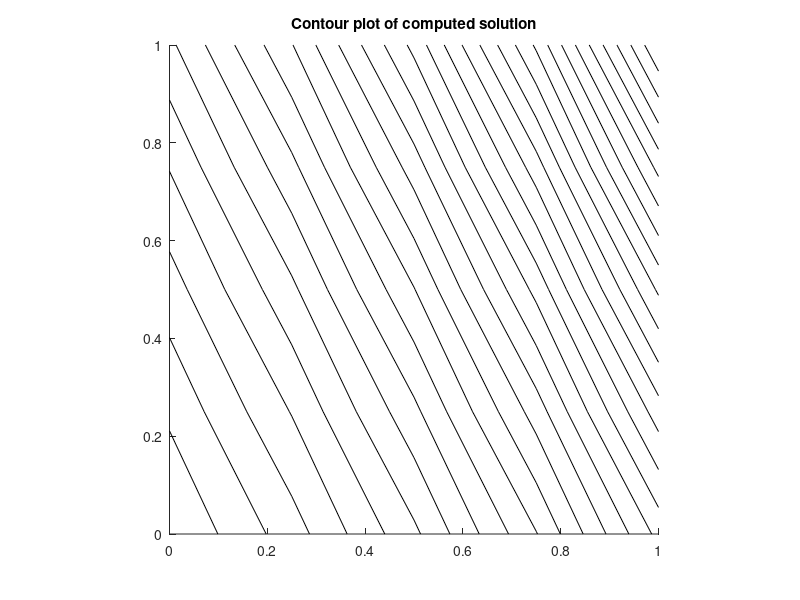

Write the MATLAB code that produced this figure.

% poisson2.m  -- solve the Poisson problem u_{xx} + u_{yy} = f(x,y)
% on [a,b] x [a,b].  
% 
% The 5-point Laplacian is used at interior grid points.
% This system of equations is then solved using backslash.
% 
% From  http://www.amath.washington.edu/~rjl/fdmbook/chapter3  (2007)
clear all; close all;

a = 0; 
b = 1; 
m = 3; %m+1= 4, 8, 16, 32
h = (b-a)/(m+1)
x = linspace(a,b,m+2);   % grid points x including boundaries
y = linspace(a,b,m+2);   % grid points y including boundaries


[X,Y] = meshgrid(x,y);      % 2d arrays of x,y values
X = X';                     % transpose so that X(i,j),Y(i,j) are
Y = Y';                     % coordinates of (i,j) point

Iint = 2:m+1;              % indices of interior points in x
Jint = 2:m+1;              % indices of interior points in y
Xint = X(Iint,Jint);       % interior points
Yint = Y(Iint,Jint);

f = @(x,y) 1.25*exp(x+y/2);         % f(x,y) function

rhs = f(Xint,Yint);        % evaluate f at interior points for right hand side
                           % rhs is modified below for boundary conditions.

utrue = exp(X+Y/2);        % true solution for test problem

% set boundary conditions around edges of usoln array:

usoln = utrue;              % use true solution for this test problem
                            % This sets full array, but only boundary values
                            % are used below.  For a problem where utrue
                            % is not known, would have to set each edge of
                            % usoln to the desired Dirichlet boundary values.


% adjust the rhs to include boundary terms:
rhs(:,1) = rhs(:,1) - usoln(Iint,1)/h^2;
rhs(:,m) = rhs(:,m) - usoln(Iint,m+2)/h^2;
rhs(1,:) = rhs(1,:) - usoln(1,Jint)/h^2;
rhs(m,:) = rhs(m,:) - usoln(m+2,Jint)/h^2;


% convert the 2d grid function rhs into a column vector for rhs of system:
F = reshape(rhs,m*m,1);

% form matrix A:
I = speye(m);
e = ones(m,1);
T = spdiags([e -4*e e],[-1 0 1],m,m);
S = spdiags([e e],[-1 1],m,m);
A = (kron(I,T) + kron(S,I)) / h^2;
A= -1* A;


% Solve the linear system:
% uvec = A\F;  % backstash
x0 =ones(m^2,1);
[uvec,flag,relres,iter]  = pcg(A,F,[],100,[],[],x0)
uvec = -1* uvec



% reshape vector solution uvec as a grid function and 
% insert this interior solution into usoln for plotting purposes:
% (recall boundary conditions in usoln are already set) 

usoln(Iint,Jint) = reshape(uvec,m,m);

% assuming true solution is known and stored in utrue:
diff =usoln-utrue;
infn= norm(usoln-utrue,inf)
err = max(max(abs(usoln-utrue)));   
fprintf('Error relative to true solution of PDE = %10.3e \n',err)

% plot results:

clf
hold on

% plot grid:
% plot(X,Y,'g');  plot(X',Y','g')

% plot solution:
contour(X,Y,usoln,30,'k')

axis([a b a b])
daspect([1 1 1])
title('Contour plot of computed solution')
hold off

